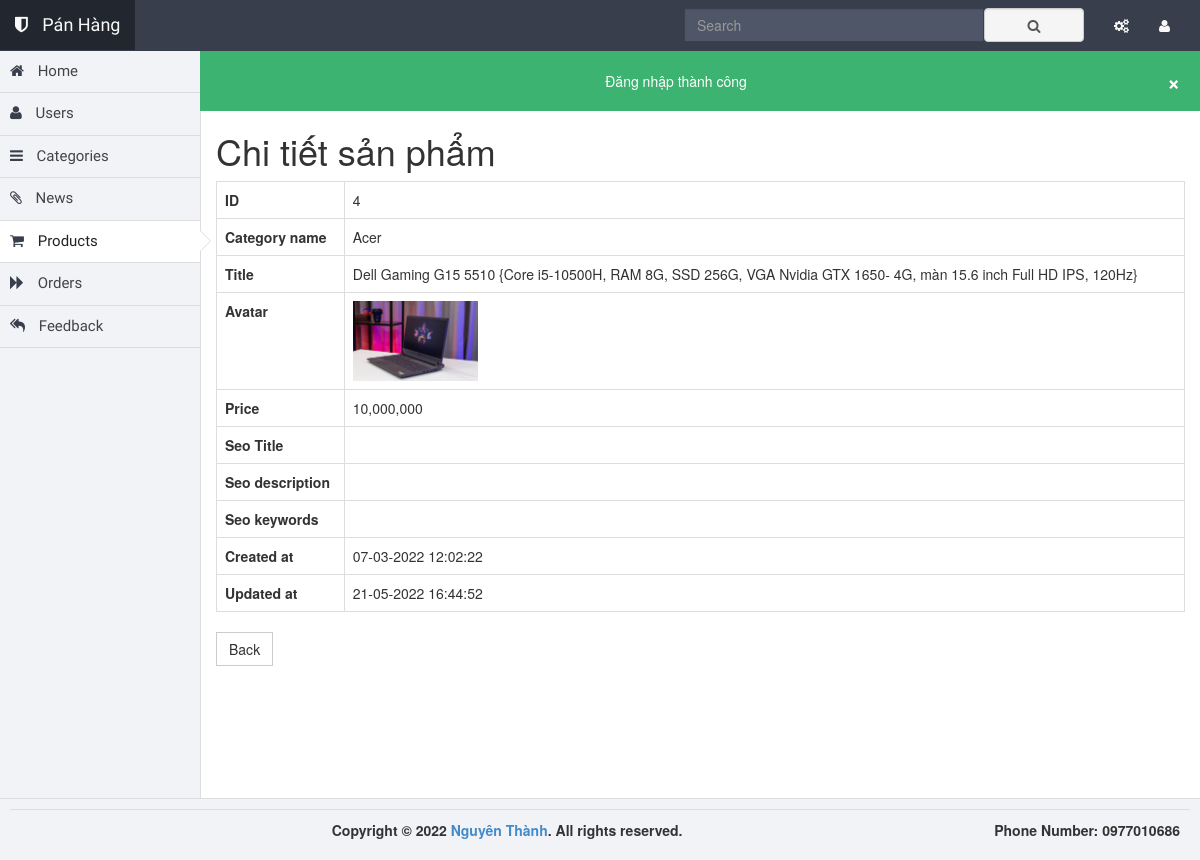
/backend/index.php?controller=product&action=detail&id=4 (signed in), run on the app's committed database.
### tables this page shows
CREATE TABLE `products` (
  `id` int(11) NOT NULL,
  `category_id` int(11) DEFAULT NULL COMMENT 'Id của danh mục mà sản phẩm thuộc về, là khóa ngoại liên kết với bảng categories',
  `title` varchar(255) DEFAULT NULL COMMENT 'Tên sản phẩm',
  `avatar` varchar(255) DEFAULT NULL COMMENT 'Tên file ảnh sản phẩm',
  `price` int(11) DEFAULT NULL COMMENT 'Giá sản phẩm',
  `amount` int(11) DEFAULT NULL COMMENT 'Số lượng sản phẩm trong kho',
  `summary` varchar(255) DEFAULT NULL COMMENT 'Mô tả ngắn cho sản phẩm',
  `content` text DEFAULT NULL COMMENT 'Mô tả chi tiết cho sản phẩm',
  `status` tinyint(3) DEFAULT 0 COMMENT 'Trạng thái danh mục: 0 - Inactive, 1 - Active',
  `created_at` timestamp NOT NULL DEFAULT current_timestamp() COMMENT 'Ngày tạo',
  `updated_at` datetime DEFAULT NULL COMMENT 'Ngày cập nhật cuối'
);

CREATE TABLE `categories` (
  `id` int(11) NOT NULL,
  `name` varchar(255) NOT NULL COMMENT 'Tên danh mục',
  `type` tinyint(3) DEFAULT 0 COMMENT 'Loại danh mục: 0 - Product, 1 - News',
  `avatar` varchar(255) DEFAULT NULL COMMENT 'Tên file ảnh danh mục',
  `description` text DEFAULT NULL COMMENT 'Mô tả chi tiết cho danh mục',
  `status` tinyint(3) DEFAULT 0 COMMENT 'Trạng thái danh mục: 0 - Inactive, 1 - Active',
  `created_at` timestamp NOT NULL DEFAULT current_timestamp() COMMENT 'Ngày tạo danh mục',
  `updated_at` datetime DEFAULT NULL COMMENT 'Ngày cập nhật cuối'
);

### backend/controllers/Controller.php (called while the page is built, shortened)
<?php
class Controller
{
    public function render($file, $variables = []) {
        extract($variables);
        require_once $file;
        $render_view = ob_get_clean();
        return $render_view;
    }
}

### backend/controllers/ProductController.php (called while the page is built, shortened)
<?php
require_once 'controllers/Controller.php';
require_once 'models/Product.php';
class ProductController extends Controller
{
    public function detail()
    {
        $id = $_GET['id'];
        $product_model = new Product();
        $product = $product_model->getById($id);
        $this->content = $this->render('views/products/detail.php', [
            'product' => $product
        ]);
        require_once 'views/layouts/main.php';
    }
}

### backend/index.php (called while the page is built, shortened)
<?php
$action = isset($_GET['action']) ? $_GET['action'] : 'index';
$object = new $controller();
$object->$action();
?>

### backend/models/Model.php (called while the page is built, shortened)
<?php
class Model {
    public function __construct() {
        try {
            $this->connection = new PDO(Database::DB_DSN, Database::DB_USERNAME, Database::DB_PASSWORD);
        } catch (PDOException $e) {
            die("Lỗi kết nối: " . $e->getMessage());
        }
    }
}

### backend/models/Product.php (called while the page is built, shortened)
<?php
require_once 'models/Model.php';
class Product extends Model
{
    public function getById($id)
    {
        $obj_select = $this->connection
            ->prepare("SELECT products.*, categories.name AS category_name FROM products
          INNER JOIN categories ON products.category_id = categories.id WHERE products.id = $id");
        $obj_select->execute();
        return $obj_select->fetch(PDO::FETCH_ASSOC);
    }
}

### backend/views/products/detail.php (the view, shortened to what this page needs)
<h1>Chi tiết sản phẩm</h1>
<table class="table table-bordered">
    <tr>
        <th>ID</th>
        <td><?php echo $product['id']?></td>
    </tr>
    <tr>
        <th>Category name</th>
        <td><?php echo $product['category_name']?></td>
    </tr>
    <tr>
        <th>Title</th>
        <td><?php echo $product['title']?></td>
    </tr>
    <tr>
        <th>Avatar</th>
        <td>
            <?php if (!empty($product['avatar'])): ?>
                <img height="80" src="assets/uploads/<?php echo $product['avatar'] ?>"/>
            <?php endif; ?>
        </td>
    </tr>
    <tr>
        <th>Price</th>
        <td><?php echo number_format($product['price']) ?></td>
    </tr>
    <tr>
        <th>Seo Title</th>
        <td><?php echo $product['seo_title'] ?></td>
    </tr>
    <tr>
        <th>Seo description</th>
        <td><?php echo $product['seo_description'] ?></td>
    </tr>
    <tr>
        <th>Seo keywords</th>
        <td><?php echo $product['seo_keywords'] ?></td>
    </tr>
    <tr>
        <th>Created at</th>
        <td><?php echo date('d-m-Y H:i:s', strtotime($product['created_at'])) ?></td>
    </tr>
    <tr>
        <th>Updated at</th>
        <td><?php echo !empty($product['updated_at']) ? date('d-m-Y H:i:s', strtotime($product['updated_at'])) : '--' ?></td>
    </tr>
</table>
<a href="index.php?controller=product&action=index" class="btn btn-default">Back</a>

### backend/assets/theme/theme.css (style rules this page uses)
html, body { background-color: #f2f3f6; }
.btn { border-radius: 0; }

### data on the page
products: id "4", category.name "Acer", title "Dell Gaming G15 5510 {Core i5-10500H, RAM 8G, SSD 256G, VGA Nvidia GTX 1650- 4G, màn 15.6 inch Full HD IPS, 120Hz}", avatar (picture), price "10,000,000", created_at "07-03-2022 12:02:22", updated_at "21-05-2022 16:44:52"

### other printed values
$_SESSION['success'] "Đăng nhập thành công"
